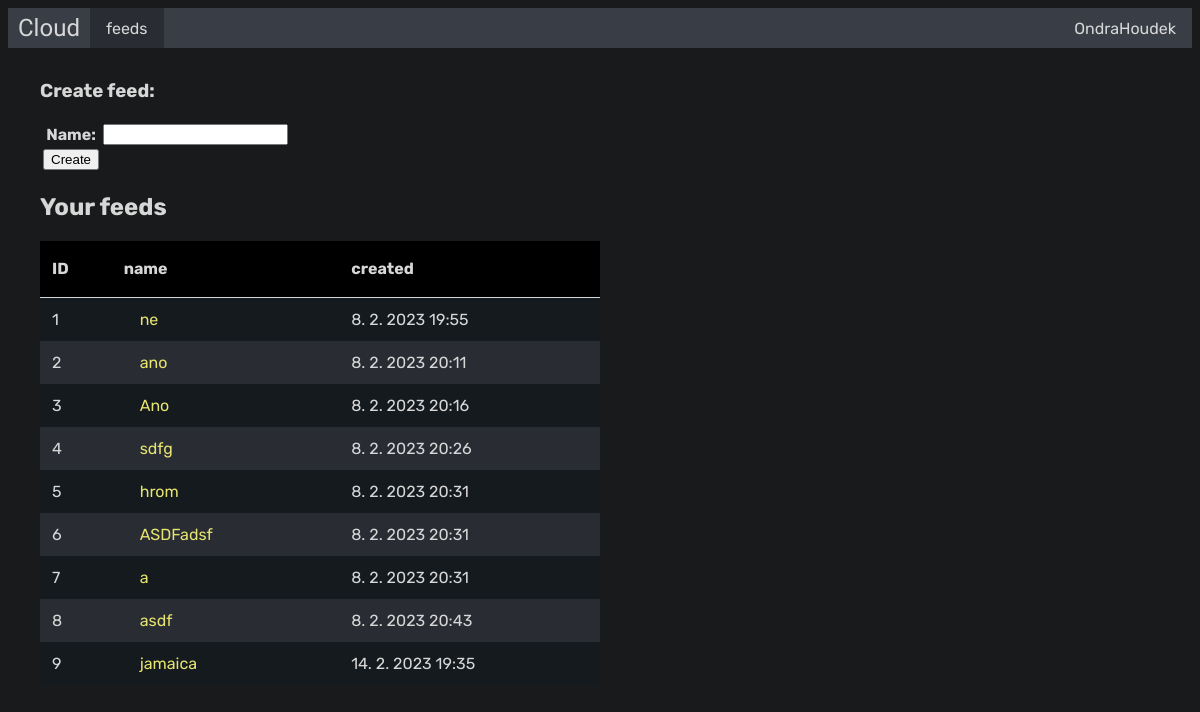
The page /cloud/feed/ (signed in) on the database as committed earlier.
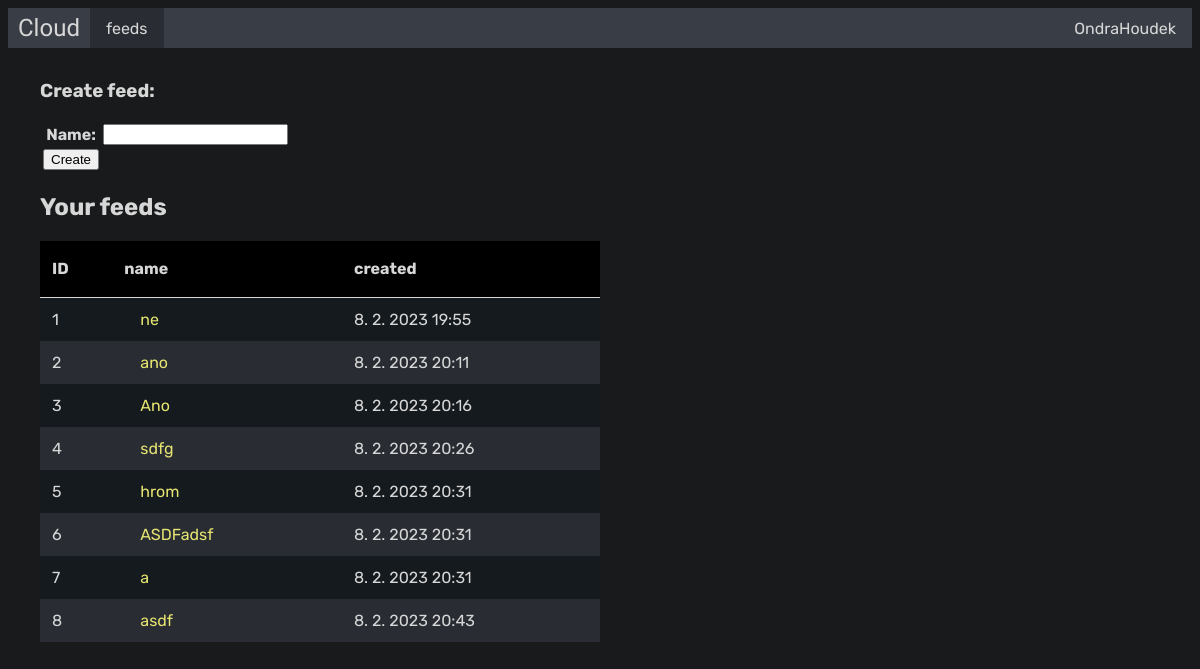
The same page on the database as committed later.
### feed/models.py (models this page shows)
class Feed(models.Model):
    name = models.CharField(max_length=20, validators=[RegexValidator("^[a-zA-Z0-9-_.]+$",
                                                                      "Feeds name contains invalid character.")],
                            error_messages={"unique_name_owner": "Already exists"})
    date_created = models.DateTimeField(auto_now_add=True)
    owner = models.ForeignKey(User, on_delete=models.CASCADE) #, default=
    class Meta:
        constraints = [
            models.UniqueConstraint(fields=['name', 'owner'], name='unique_name_owner', violation_error_message="Exists")
        ]

### feed/views.py (the view)
# urls.py: path("feed/", views.feed_list, name="feed_list"),
@login_required
def feed_list(request):
    if request.method == "POST":
        miss_i = models.Feed(owner_id=request.user.id)
        new_f = forms.NewFeed(request.POST, instance=miss_i)
        try:
            if new_f.errors or not new_f.is_valid:
                print(new_f)
                raise ValidationError("Not valid.")
            new_f.save()
        except (IntegrityError, ValueError, ValidationError) as err:
            feeds = models.Feed.objects.filter(owner__username=request.user.username).values("id", "name", "date_created", "owner__username")
            return render(request, "feed/feed_list.html", {"user": request.user, "form": {"form":forms.NewFeed(request.POST), "errors": new_f.errors, "error":err}, "feeds": feeds})
        feeds = models.Feed.objects.filter(owner__username=request.user.username).values("id", "name", "date_created", "owner__username")
        return render(request, "feed/feed_list.html", {"user":request.user, "form": {"form":forms.NewFeed}, "feeds": feeds})
    else:
        feeds = models.Feed.objects.filter(owner__username=request.user.username).values("id", "name", "date_created", "owner__username")
    return render(request, "feed/feed_list.html", {"user":request.user, "form": {"form":forms.NewFeed} , "feeds": feeds})

### feed/forms.py (shortened to what this page needs)
class NewFeed(forms.ModelForm):
    template_name = "form_snippet.html"
    class Meta:
        model = models.Feed
        fields = ["name"]

### feed/models.py (called while the page is built)
    def __str__(self):
        return self.username_original

### feed/templates/feed/feed_list.html (shortened to what this page needs)
{% extends "feed/base.html" %}
{% block feeds %}enabled{% endblock %}
{% block body %}
<h3>Create feed:</h3>
<form method="post" action="{% url "feed_list" %}">
    <table>
    {{ form.form }}
        <tr><td><input type="submit" value="Create"></td></tr>
    </table>
</form>
<h2>Your feeds</h2>
<table class="feeds">
    <tr>
        <th>ID</th>
        <th>name</th>
        <th>created</th>
    </tr>
    {% for feed in feeds %}
    <tr>
        <td>{{ feed.id }}</td>
        <td><a href="{% url "feed_view" feed.owner__username feed.name %}">{{ feed.name }}</a></td>
        <td>{{ feed.date_created|date:"j. n. Y G:i" }}</td>
    </tr>
    {% endfor %}
</table>
{% endblock %}

Rows that differ between the two databases and show on the page:
removed Feed: id "9", name "jamaica", date_created "14. 2. 2023 19:35"
